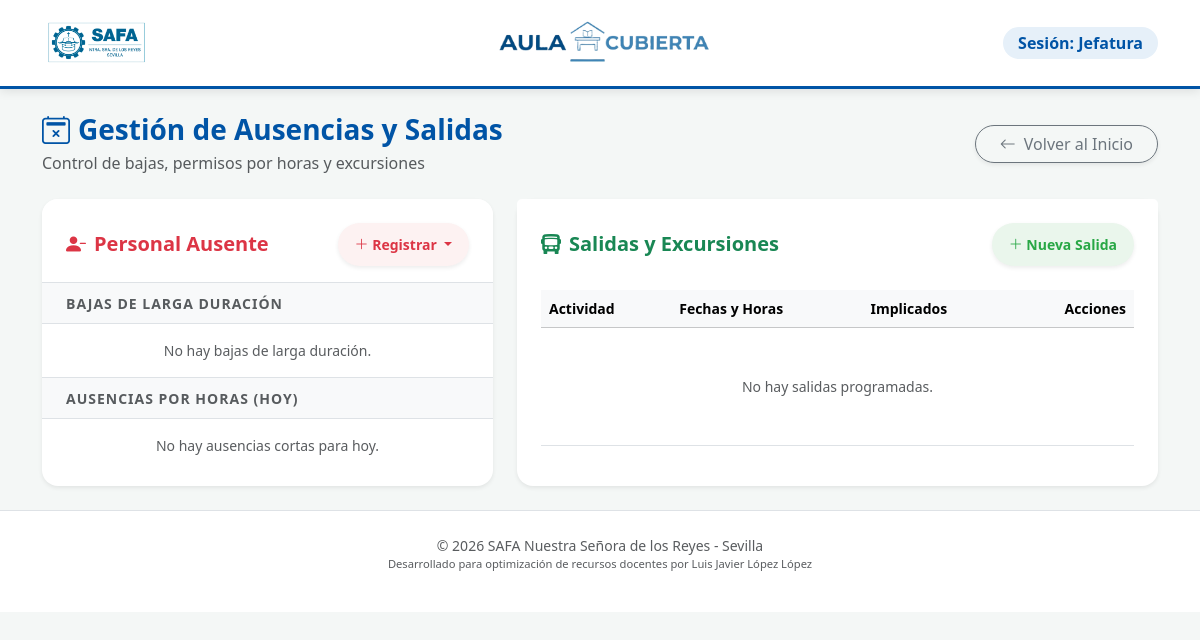
Before: /ausencias/ with the older database file.
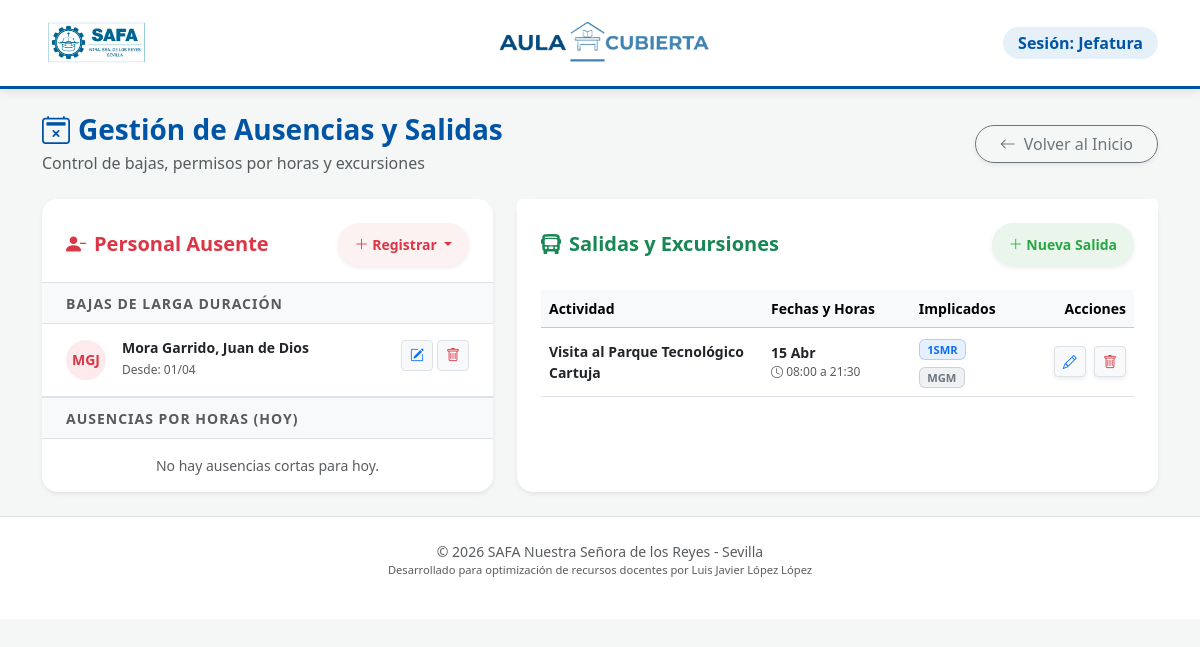
After: the same page with the newer database file.
### safa_guardias/models.py (models this page shows, shortened)
class BajaProfesor(models.Model):
    profesor = models.ForeignKey(Profesor, on_delete=models.CASCADE, related_name='bajas')
    fecha_inicio = models.DateField(default=timezone.now, verbose_name="Fecha de inicio")
    fecha_fin = models.DateField(null=True, blank=True, verbose_name="Fecha de fin",
                                 help_text="Dejar en blanco si la baja sigue activa")
    observaciones = models.CharField(max_length=255, blank=True, null=True)

class Profesor(models.Model):
    nombre= models.CharField(max_length=100)
    apellidos = models.CharField(max_length=150)
    email = models.EmailField(unique=True)
    abreviatura = models.CharField(max_length=10, default='', unique=True)
    class Meta:
        ordering = ['apellidos', 'nombre']

class SalidaExcursion(models.Model):
    descripcion = models.CharField(max_length=255, verbose_name="Actividad / Excursión")
    fecha_inicio = models.DateField(default=timezone.now)
    fecha_fin = models.DateField(default=timezone.now)
    hora_inicio = models.TimeField(default=time(8, 0))
    hora_fin = models.TimeField(default=time(21, 30))
    profesores_acompanantes = models.ManyToManyField(Profesor, related_name='excursiones_asignadas')
    grupos_implicados = models.ManyToManyField(Grupo, related_name='excursiones_asignadas')

class Grupo(models.Model):
    ETAPAS_CHOICES = [
        ('INF', 'Infantil'),
        ('PRI', 'Primaria'),
        ('ESO', 'ESO'),
        ('BAC', 'Bachillerato'),
        ('CIC', 'Ciclos'),
        ('OTR', 'Otros'),
    ]
    nombre = models.CharField(max_length=100)
    curso = models.CharField(max_length=250)
    etapa = models.CharField(
        max_length=3,
        choices=ETAPAS_CHOICES,
        default='ESO'
    )

### safa_guardias/views.py (the view)
# urls.py: path('ausencias/', views.gestion_ausencias, name='gestion_ausencias'),
def gestion_ausencias(request):
    hoy = timezone.now().date()
    bajas = BajaProfesor.objects.filter(
        fecha_inicio__lte=hoy
    ).filter(
        Q(fecha_fin__isnull=True) | Q(fecha_fin__gte=hoy)
    )
    ausencias_hoy = AusenciaPuntual.objects.filter(fecha=hoy).order_by('hora_inicio')
    excursiones = SalidaExcursion.objects.filter(fecha_fin__gte=hoy).order_by('fecha_inicio')
    return render(request, 'gestion_ausencias.html', {
        'bajas_activas': bajas,
        'ausencias_hoy': ausencias_hoy,
        'excursiones': excursiones
    })

### templates/gestion_ausencias.html (shortened to what the changed rows need)
{% extends 'base.html' %}
{% block body %}
<div class="container py-4">
    <div class="row g-4">
        <div class="col-lg-5">
            <div class="card border-0 shadow-sm rounded-4 h-100 overflow-hidden">
                <div class="card-body p-0">
                    <div class="list-group list-group-flush">
                        {% for baja in bajas_activas %}
                            <div class="list-group-item border-0 px-4 py-3 border-bottom">
                                <div class="d-flex justify-content-between align-items-start">
                                    <div class="d-flex align-items-center">
                                        <div class="rounded-circle bg-danger bg-opacity-10 text-danger d-flex align-items-center justify-content-center me-3" style="width: 40px; height: 40px; min-width: 40px;">
                                            <span class="fw-bold small">{{ baja.profesor.abreviatura }}</span>
                                        </div>
                                        <div>
                                            <h6 class="mb-0 fw-bold small text-dark">{{ baja.profesor.apellidos }}, {{ baja.profesor.nombre }}</h6>
                                            <small class="text-muted" style="font-size: 0.75rem;">
                                                Desde: {{ baja.fecha_inicio|date:"d/m" }} {% if baja.fecha_fin %}al {{ baja.fecha_fin|date:"d/m" }}{% endif %}
                                            </small>
                                        </div>
                                    </div>
                                    <div class="d-flex">
                                        <a href="{% url 'editar_baja' baja.id %}" class="btn btn-sm btn-light border text-primary px-2" title="Editar">
                                            <i class="bi bi-pencil-square"></i>
                                        </a>
                                        <a href="{% url 'eliminar_baja' baja.id %}" class="btn btn-sm btn-light border text-danger ms-1 px-2" onclick="return confirm('¿Eliminar registro de baja?');">
                                            <i class="bi bi-trash"></i>
                                        </a>
                                    </div>
                                </div>
                            </div>
                        {% empty %}
                            <p class="text-center text-muted small py-3 mb-0">No hay bajas de larga duración.</p>
                        {% endfor %}
                    </div>
                </div>
            </div>
        </div>
        <div class="col-lg-7">
            <div class="card border-0 shadow-sm rounded-4 h-100">
                <div class="card-body p-4 pt-0">
                    <div class="table-responsive mt-2">
                        <table class="table table-hover align-middle">
                            <thead class="table-light text-secondary small">
                                <tr>
                                    <th>Actividad</th>
                                    <th>Fechas y Horas</th>
                                    <th>Implicados</th>
                                    <th class="text-end">Acciones</th>
                                </tr>
                            </thead>
                            <tbody>
                                {% for salida in excursiones %}
                                <tr>
                                    <td class="fw-bold text-dark small" style="max-width: 180px;">{{ salida.descripcion }}</td>
                                    <td>
                                        <div class="small fw-bold text-dark">
                                            {{ salida.fecha_inicio|date:"d M" }} {% if salida.fecha_inicio != salida.fecha_fin %}- {{ salida.fecha_fin|date:"d M" }}{% endif %}
                                        </div>
                                        <div class="text-muted" style="font-size: 0.75rem;">
                                            <i class="bi bi-clock"></i> {{ salida.hora_inicio|time:"H:i" }} a {{ salida.hora_fin|time:"H:i" }}
                                        </div>
                                    </td>
                                    <td>
                                        <div class="mb-1">
                                            <span class="badge bg-primary bg-opacity-10 text-primary border border-primary border-opacity-25" style="font-size: 0.7rem;">
                                                {% for grupo in salida.grupos_implicados.all %}{{ grupo.nombre }}{% if not forloop.last %}, {% endif %}{% endfor %}
                                            </span>
                                        </div>
                                        <div>
                                            <span class="badge bg-secondary bg-opacity-10 text-secondary border border-secondary border-opacity-25" style="font-size: 0.7rem;">
                                                {% for profe in salida.profesores_acompanantes.all %}{{ profe.abreviatura }}{% if not forloop.last %}, {% endif %}{% endfor %}
                                            </span>
                                        </div>
                                    </td>
                                    <td class="text-end text-nowrap">
                                        <a href="{% url 'editar_salida' salida.id %}" class="btn btn-sm btn-light border text-primary shadow-sm" title="Editar">
                                            <i class="bi bi-pencil"></i>
                                        </a>
                                        <a href="{% url 'eliminar_salida' salida.id %}" class="btn btn-sm btn-light border text-danger shadow-sm ms-1" onclick="return confirm('¿Cancelar excursión?');">
                                            <i class="bi bi-trash"></i>
                                        </a>
                                    </td>
                                </tr>
                                {% empty %}
                                <tr>
                                    <td colspan="4" class="text-center py-5 text-muted small">
                                        No hay salidas programadas.
                                    </td>
                                </tr>
                                {% endfor %}
                            </tbody>
                        </table>
                    </div>
                </div>
            </div>
        </div>
    </div>
</div>
{% endblock %}

Changed rows visible on the page:
added BajaProfesor: profesor.abreviatura "MGJ", profesor.apellidos "Mora Garrido", profesor.nombre "Juan de Dios", fecha_inicio "01/04"
added SalidaExcursion: descripcion "Visita al Parque Tecnológico Cartuja", fecha_inicio "15 Abr", hora_inicio "08:00", hora_fin "21:30"
now on this page (row unchanged): Grupo: nombre "1SMR"
now on this page (row unchanged): Profesor: abreviatura "MGM"
Other visible differences:
text no longer shown: "No hay bajas de larga duración. No hay salidas programadas."
